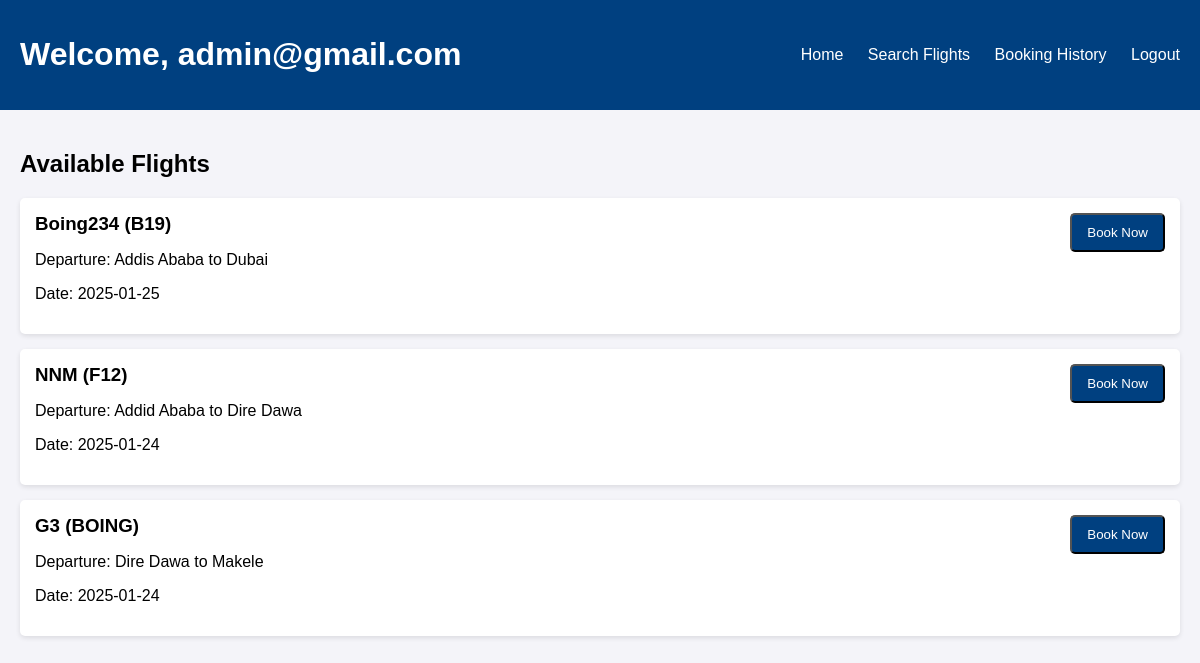
Page /user/view_flights.php (signed in) on the committed database.
### tables this page shows
CREATE TABLE `flights` (
  `id` int(11) NOT NULL,
  `flight_model` varchar(100) NOT NULL,
  `name` varchar(150) NOT NULL,
  `total_seats` int(11) NOT NULL,
  `price` decimal(10,2) NOT NULL,
  `departure_city` varchar(100) NOT NULL,
  `destination_city` varchar(100) NOT NULL,
  `departure_date` date NOT NULL,
  `created_at` timestamp NOT NULL DEFAULT current_timestamp()
);

### user/view_flights.php (the view, shortened to what this page needs)
<?php
require '../db_connection.php';
$sql = "SELECT * FROM flights";
$stmt = $pdo->query($sql);
$flights = $stmt->fetchAll(PDO::FETCH_ASSOC);
?>
<!DOCTYPE html>
<html lang="en">
<head>
</head>
<body>
    <header class="header">
        <h1>Welcome, <?php echo htmlspecialchars($_SESSION['email']); ?></h1>
        <nav>
            <a href="dashboard.php">Home</a>
            <a href="search_flights.php">Search Flights</a>
            <a href="booking_history.php">Booking History</a>
            <a href="../index.php">Logout</a>
        </nav>
    </header>
    <div class="container">
        <h2>Available Flights</h2>
        <div class="flight-list">
            <?php foreach ($flights as $flight): ?>
                <div class="flight-item">
                    <div>
                        <h3><?php echo htmlspecialchars($flight['name']); ?> (<?php echo htmlspecialchars($flight['flight_model']); ?>)</h3>
                        <p>Departure: <?php echo htmlspecialchars($flight['departure_city']); ?> to <?php echo htmlspecialchars($flight['destination_city']); ?></p>
                        <p>Date: <?php echo htmlspecialchars($flight['departure_date']); ?></p>
                    </div>
                    <form method="POST" action="book_flight.php">
                        <?php if (!isset($error_message)): ?>
                            <button type="submit" class="button">Book Now</button>
                        <?php else: ?>
                            <button type="button" class="button" disabled>Cannot Book</button>
                        <?php endif; ?>
                    </form>
                </div>
            <?php endforeach; ?>
        </div>
    </div>
</body>
</html>

### user/view_flights.php (style rules this page uses)
body { font-family: Arial, sans-serif; margin: 0; padding: 0; background-color: #f4f4f9; }
.header { background-color: #004080; color: white; padding: 15px 20px; display: flex; justify-content: space-between; align-items: center; }
.header nav a { color: white; text-decoration: none; margin-left: 20px; }
.container { padding: 20px; }
.flight-list { margin-top: 20px; }
.flight-item { padding: 15px; background-color: #fff; border-radius: 5px; box-shadow: 0 2px 5px rgba(0, 0, 0, 0.1); margin-bottom: 15px; display: flex; justify-content: space-between; }
.flight-item h3 { margin: 0; }
.button { background-color: #004080; color: white; padding: 10px 15px; text-decoration: none; border-radius: 5px; }

### rows in the picture
flights: name "Boing234", flight_model "B19", departure_city "Addis Ababa", destination_city "Dubai", departure_date "2025-01-25"
flights: name "NNM", flight_model "F12", departure_city "Addid Ababa", destination_city "Dire Dawa", departure_date "2025-01-24"
flights: name "G3", flight_model "BOING", departure_city "Dire Dawa", destination_city "Makele", departure_date "2025-01-24"

### other values in the picture
$_SESSION['email'] "admin@gmail.com"
